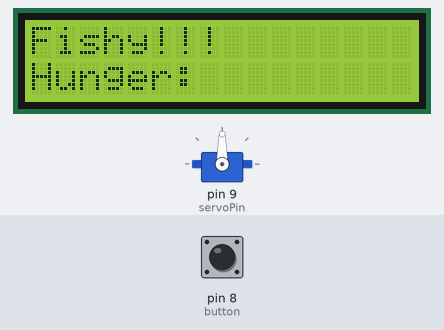
A sketch run on a simulated Arduino Uno, built with avr-gcc and run on an emulated ATmega328P. Parts: servo, 16×2 character LCD. The test bench sets the inputs (shaded band); at power-on: pin 8 (button) HIGH.

Above: at 1.2 s.
1.3 s: pin 8 (button) pulled LOW for 3.2 s
At 5.8 s:
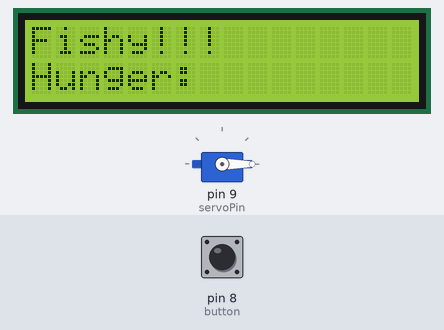
Timing chart, 0 to 7.3 s (numbered marks = the images above; inputs shaded):
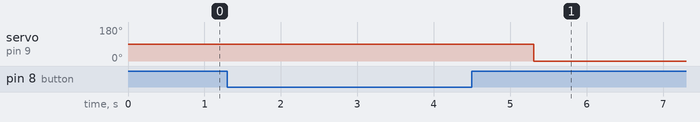

Measured:
- after the input at 1.3 s, servo on pin 9 (servoPin): 90° → 0° after 4.0 s

The sketch:

Comet_Hack_2022.ino
```cpp
#include <LiquidCrystal.h>
#include <Servo.h>

// initialize the library by associating any needed LCD interface pin
// with the arduino pin number it is connected to
const int rs = 12, en = 11, d4 = 5, d5 = 4, d6 = 3, d7 = 2;
LiquidCrystal lcd(rs, en, d4, d5, d6, d7);
int servoPin = 9;
// Create a servo object
Servo Servo1;
int Clocation = 7;
int button = 8;
byte block[8] = {
  0b11111,
  0b11111,
  0b11111,
  0b11111,
  0b11111,
  0b11111,
  0b11111,
  0b11111
};
int angle = 360;

void setup() {
  Servo1.attach(servoPin);
  // set up the LCD's number of columns and rows:
  lcd.begin(16, 2);
  // Print a message to the LCD.
  lcd.print("Fishy!!!");
  lcd.setCursor(0, 1);
  lcd.print("Hunger:");

  lcd.createChar(0, block);


}

void loop() {
  // set the cursor to column 0, line 1
  // (note: line 1 is the second row, since counting begins with 0):
  // print the number of seconds since reset:
  int buttonState = digitalRead(button);
  int hunger = Clocation - 7;
  if(buttonState == LOW){
    for (int i = 7; i < 16; i++){
      lcd.setCursor(i, 1);
      lcd.print(" ");
      Clocation = 7;
      }
      Servo1.write((90+(5*hunger)));
      delay(1000);
      Servo1.write((0));
      hunger = 0;
    }

  if((millis()%4000000) == 1){
    if(Clocation >= 16){
      lcd.setCursor(7, 1);
      lcd.print(" STARVING");
      }
    else{
      lcd.setCursor(Clocation, 1);
       lcd.write(byte(0));
      Clocation = Clocation+1;
      }
    delay(100);

    }
}
```
